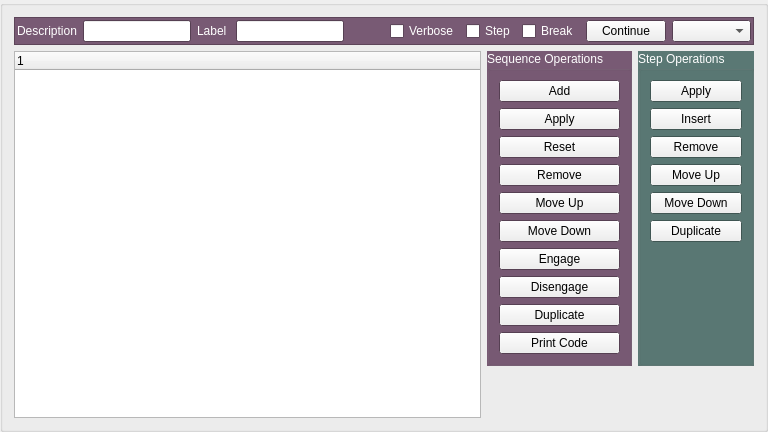
    <widget class="QGroupBox" name="groupBox">
     <property name="title">
      <string/>
     </property>
     <layout class="QGridLayout" name="gridLayout">
      <item row="1" column="1">
       <widget class="QGroupBox" name="groupBox_5">
        <property name="palette">
         <palette>
          <active>
           <colorrole role="WindowText">
            <brush brushstyle="SolidPattern">
             <color alpha="255">
              <red>255</red>
              <green>255</green>
              <blue>255</blue>
             </color>
            </brush>
           </colorrole>
           <colorrole role="Base">
            <brush brushstyle="SolidPattern">
             <color alpha="255">
              <red>255</red>
              <green>255</green>
              <blue>255</blue>
             </color>
            </brush>
           </colorrole>
           <colorrole role="Window">
            <brush brushstyle="SolidPattern">
             <color alpha="255">
              <red>120</red>
              <green>90</green>
              <blue>116</blue>
             </color>
            </brush>
           </colorrole>
          </active>
          <inactive>
           <colorrole role="WindowText">
            <brush brushstyle="SolidPattern">
             <color alpha="255">
              <red>255</red>
              <green>255</green>
              <blue>255</blue>
             </color>
            </brush>
           </colorrole>
           <colorrole role="Base">
            <brush brushstyle="SolidPattern">
             <color alpha="255">
              <red>255</red>
              <green>255</green>
              <blue>255</blue>
             </color>
            </brush>
           </colorrole>
           <colorrole role="Window">
            <brush brushstyle="SolidPattern">
             <color alpha="255">
              <red>120</red>
              <green>90</green>
              <blue>116</blue>
             </color>
            </brush>
           </colorrole>
          </inactive>
          <disabled>
           <colorrole role="WindowText">
            <brush brushstyle="SolidPattern">
             <color alpha="255">
              <red>120</red>
              <green>120</green>
              <blue>120</blue>
             </color>
            </brush>
           </colorrole>
           <colorrole role="Base">
            <brush brushstyle="SolidPattern">
             <color alpha="255">
              <red>120</red>
              <green>90</green>
              <blue>116</blue>
             </color>
            </brush>
           </colorrole>
           <colorrole role="Window">
            <brush brushstyle="SolidPattern">
             <color alpha="255">
              <red>120</red>
              <green>90</green>
              <blue>116</blue>
             </color>
            </brush>
           </colorrole>
          </disabled>
         </palette>
        </property>
        <property name="font">
         <font>
          <weight>50</weight>
          <bold>false</bold>
         </font>
        </property>
        <property name="autoFillBackground">
         <bool>true</bool>
        </property>
        <property name="title">
         <string>Sequence Operations</string>
        </property>
        <layout class="QVBoxLayout" name="verticalLayout_3">
         <item>
          <widget class="QPushButton" name="pushButton_addseq">
           <property name="palette">
            <palette>
             <active>
              <colorrole role="WindowText">
               <brush brushstyle="SolidPattern">
                <color alpha="255">
                 <red>0</red>
                 <green>0</green>
                 <blue>0</blue>
                </color>
               </brush>
              </colorrole>
             </active>
             <inactive>
              <colorrole role="WindowText">
               <brush brushstyle="SolidPattern">
                <color alpha="255">
                 <red>0</red>
                 <green>0</green>
                 <blue>0</blue>
                </color>
               </brush>
              </colorrole>
             </inactive>
             <disabled>
              <colorrole role="WindowText">
               <brush brushstyle="SolidPattern">
                <color alpha="255">
                 <red>120</red>
                 <green>120</green>
                 <blue>120</blue>
                </color>
               </brush>
              </colorrole>
             </disabled>
            </palette>
           </property>
           <property name="font">
            <font>
             <weight>50</weight>
             <bold>false</bold>
            </font>
           </property>
           <property name="text">
            <string>Add</string>
           </property>
          </widget>
         </item>
         <item>
          <widget class="QPushButton" name="pushButton_4">
           <property name="text">
            <string>Apply</string>
           </property>
          </widget>
         </item>
         <item>
          <widget class="QPushButton" name="pushButton_reserseq">
           <property name="palette">
            <palette>
             <active>
              <colorrole role="WindowText">
               <brush brushstyle="SolidPattern">
                <color alpha="255">
                 <red>0</red>
                 <green>0</green>
                 <blue>0</blue>
                </color>
               </brush>
              </colorrole>
             </active>
             <inactive>
              <colorrole role="WindowText">
               <brush brushstyle="SolidPattern">
                <color alpha="255">
                 <red>0</red>
                 <green>0</green>
                 <blue>0</blue>
                </color>
               </brush>
              </colorrole>
             </inactive>
             <disabled>
              <colorrole role="WindowText">
               <brush brushstyle="SolidPattern">
                <color alpha="255">
                 <red>120</red>
                 <green>120</green>
                 <blue>120</blue>
                </color>
               </brush>
              </colorrole>
             </disabled>
            </palette>
           </property>
           <property name="font">
            <font>
             <weight>50</weight>
             <bold>false</bold>
            </font>
           </property>
           <property name="text">
            <string>Reset</string>
           </property>
          </widget>
         </item>
         <item>
          <widget class="QPushButton" name="pushButton_removeseq">
           <property name="palette">
            <palette>
             <active>
              <colorrole role="WindowText">
               <brush brushstyle="SolidPattern">
                <color alpha="255">
                 <red>0</red>
                 <green>0</green>
                 <blue>0</blue>
                </color>
               </brush>
              </colorrole>
             </active>
             <inactive>
              <colorrole role="WindowText">
               <brush brushstyle="SolidPattern">
                <color alpha="255">
                 <red>0</red>
                 <green>0</green>
                 <blue>0</blue>
                </color>
               </brush>
              </colorrole>
             </inactive>
             <disabled>
              <colorrole role="WindowText">
               <brush brushstyle="SolidPattern">
                <color alpha="255">
                 <red>120</red>
                 <green>120</green>
                 <blue>120</blue>
                </color>
               </brush>
              </colorrole>
             </disabled>
            </palette>
           </property>
           <property name="font">
            <font>
             <weight>50</weight>
             <bold>false</bold>
            </font>
           </property>
           <property name="text">
            <string>Remove</string>
           </property>
          </widget>
         </item>
         <item>
          <widget class="QPushButton" name="pushButton_up_sequence">
           <property name="palette">
            <palette>
             <active>
              <colorrole role="WindowText">
               <brush brushstyle="SolidPattern">
                <color alpha="255">
                 <red>0</red>
                 <green>0</green>
                 <blue>0</blue>
                </color>
               </brush>
              </colorrole>
             </active>
             <inactive>
              <colorrole role="WindowText">
               <brush brushstyle="SolidPattern">
                <color alpha="255">
                 <red>0</red>
                 <green>0</green>
                 <blue>0</blue>
                </color>
               </brush>
              </colorrole>
             </inactive>
             <disabled>
              <colorrole role="WindowText">
               <brush brushstyle="SolidPattern">
                <color alpha="255">
                 <red>120</red>
                 <green>120</green>
                 <blue>120</blue>
                </color>
               </brush>
              </colorrole>
             </disabled>
            </palette>
           </property>
           <property name="font">
            <font>
             <weight>50</weight>
             <bold>false</bold>
            </font>
           </property>
           <property name="text">
            <string>Move Up</string>
           </property>
          </widget>
         </item>
         <item>
          <widget class="QPushButton" name="pushButton_down_sequence">
           <property name="palette">
            <palette>
             <active>
              <colorrole role="WindowText">
               <brush brushstyle="SolidPattern">
                <color alpha="255">
                 <red>0</red>
                 <green>0</green>
                 <blue>0</blue>
                </color>
               </brush>
              </colorrole>
             </active>
             <inactive>
              <colorrole role="WindowText">
               <brush brushstyle="SolidPattern">
                <color alpha="255">
                 <red>0</red>
                 <green>0</green>
                 <blue>0</blue>
                </color>
               </brush>
              </colorrole>
             </inactive>
             <disabled>
              <colorrole role="WindowText">
               <brush brushstyle="SolidPattern">
                <color alpha="255">
                 <red>120</red>
                 <green>120</green>
                 <blue>120</blue>
                </color>
               </brush>
              </colorrole>
             </disabled>
            </palette>
           </property>
           <property name="font">
            <font>
             <weight>50</weight>
             <bold>false</bold>
            </font>
           </property>
           <property name="text">
            <string>Move Down</string>
           </property>
          </widget>
         </item>
         <item>
          <widget class="QPushButton" name="pushButton_add_process">
           <property name="palette">
            <palette>
             <active>
              <colorrole role="WindowText">
               <brush brushstyle="SolidPattern">
                <color alpha="255">
                 <red>0</red>
                 <green>0</green>
                 <blue>0</blue>
                </color>
               </brush>
              </colorrole>
             </active>
             <inactive>
              <colorrole role="WindowText">
               <brush brushstyle="SolidPattern">
                <color alpha="255">
                 <red>0</red>
                 <green>0</green>
                 <blue>0</blue>
                </color>
               </brush>
              </colorrole>
             </inactive>
             <disabled>
              <colorrole role="WindowText">
               <brush brushstyle="SolidPattern">
                <color alpha="255">
                 <red>120</red>
                 <green>120</green>
                 <blue>120</blue>
                </color>
               </brush>
              </colorrole>
             </disabled>
            </palette>
           </property>
           <property name="font">
            <font>
             <weight>50</weight>
             <bold>false</bold>
            </font>
           </property>
           <property name="text">
            <string>Engage</string>
           </property>
          </widget>
         </item>
         <item>
          <widget class="QPushButton" name="pushButton_rem_process">
           <property name="palette">
            <palette>
             <active>
              <colorrole role="WindowText">
               <brush brushstyle="SolidPattern">
                <color alpha="255">
                 <red>0</red>
                 <green>0</green>
                 <blue>0</blue>
                </color>
               </brush>
              </colorrole>
             </active>
             <inactive>
              <colorrole role="WindowText">
               <brush brushstyle="SolidPattern">
                <color alpha="255">
                 <red>0</red>
                 <green>0</green>
                 <blue>0</blue>
                </color>
               </brush>
              </colorrole>
             </inactive>
             <disabled>
              <colorrole role="WindowText">
               <brush brushstyle="SolidPattern">
                <color alpha="255">
                 <red>120</red>
                 <green>120</green>
                 <blue>120</blue>
                </color>
               </brush>
              </colorrole>
             </disabled>
            </palette>
           </property>
           <property name="font">
            <font>
             <weight>50</weight>
             <bold>false</bold>
            </font>
           </property>
           <property name="text">
            <string>Disengage</string>
           </property>
          </widget>
         </item>
         <item>
          <widget class="QPushButton" name="pushButton_2">
           <property name="text">
            <string>Duplicate</string>
           </property>
          </widget>
         </item>
         <item>
          <widget class="QPushButton" name="pushButton">
           <property name="text">
            <string>Print Code</string>
           </property>
          </widget>
         </item>
        </layout>
       </widget>
      </item>
      <item row="2" column="1">
       <spacer name="verticalSpacer_3">
        <property name="orientation">
         <enum>Qt::Vertical</enum>
        </property>
        <property name="sizeHint" stdset="0">
         <size>
          <width>20</width>
          <height>40</height>
         </size>
        </property>
       </spacer>
      </item>
      <item row="1" column="0" rowspan="3">
       <widget class="QTreeWidget" name="treeWidget">
        <column>
         <property name="text">
          <string notr="true">1</string>
         </property>
        </column>
       </widget>
      </item>
      <item row="1" column="2">
       <widget class="QGroupBox" name="groupBox_3">
        <property name="palette">
         <palette>
          <active>
           <colorrole role="WindowText">
            <brush brushstyle="SolidPattern">
             <color alpha="255">
              <red>255</red>
              <green>255</green>
              <blue>255</blue>
             </color>
            </brush>
           </colorrole>
           <colorrole role="Base">
            <brush brushstyle="SolidPattern">
             <color alpha="255">
              <red>255</red>
              <green>255</green>
              <blue>255</blue>
             </color>
            </brush>
           </colorrole>
           <colorrole role="Window">
            <brush brushstyle="SolidPattern">
             <color alpha="255">
              <red>90</red>
              <green>120</green>
              <blue>116</blue>
             </color>
            </brush>
           </colorrole>
          </active>
          <inactive>
           <colorrole role="WindowText">
            <brush brushstyle="SolidPattern">
             <color alpha="255">
              <red>255</red>
              <green>255</green>
              <blue>255</blue>
             </color>
            </brush>
           </colorrole>
           <colorrole role="Base">
            <brush brushstyle="SolidPattern">
             <color alpha="255">
              <red>255</red>
              <green>255</green>
              <blue>255</blue>
             </color>
            </brush>
           </colorrole>
           <colorrole role="Window">
            <brush brushstyle="SolidPattern">
             <color alpha="255">
              <red>90</red>
              <green>120</green>
              <blue>116</blue>
             </color>
            </brush>
           </colorrole>
          </inactive>
          <disabled>
           <colorrole role="WindowText">
            <brush brushstyle="SolidPattern">
             <color alpha="255">
              <red>120</red>
              <green>120</green>
              <blue>120</blue>
             </color>
            </brush>
           </colorrole>
           <colorrole role="Base">
            <brush brushstyle="SolidPattern">
             <color alpha="255">
              <red>90</red>
              <green>120</green>
              <blue>116</blue>
             </color>
            </brush>
           </colorrole>
           <colorrole role="Window">
            <brush brushstyle="SolidPattern">
             <color alpha="255">
              <red>90</red>
              <green>120</green>
              <blue>116</blue>
             </color>
            </brush>
           </colorrole>
          </disabled>
         </palette>
        </property>
        <property name="font">
         <font>
          <weight>50</weight>
          <bold>false</bold>
         </font>
        </property>
        <property name="autoFillBackground">
         <bool>true</bool>
        </property>
        <property name="title">
         <string>Step Operations</string>
        </property>
        <layout class="QVBoxLayout" name="verticalLayout_2">
         <item>
          <widget class="QPushButton" name="pushButton_edit">
           <property name="palette">
            <palette>
             <active>
              <colorrole role="WindowText">
               <brush brushstyle="SolidPattern">
                <color alpha="255">
                 <red>0</red>
                 <green>0</green>
                 <blue>0</blue>
                </color>
               </brush>
              </colorrole>
             </active>
             <inactive>
              <colorrole role="WindowText">
               <brush brushstyle="SolidPattern">
                <color alpha="255">
                 <red>0</red>
                 <green>0</green>
                 <blue>0</blue>
                </color>
               </brush>
              </colorrole>
             </inactive>
             <disabled>
              <colorrole role="WindowText">
               <brush brushstyle="SolidPattern">
                <color alpha="255">
                 <red>120</red>
                 <green>120</green>
                 <blue>120</blue>
                </color>
               </brush>
              </colorrole>
             </disabled>
            </palette>
           </property>
           <property name="font">
            <font>
             <weight>50</weight>
             <bold>false</bold>
            </font>
           </property>
           <property name="text">
            <string>Apply</string>
           </property>
          </widget>
         </item>
         <item>
          <widget class="QPushButton" name="pushButton_insert">
           <property name="palette">
            <palette>
             <active>
              <colorrole role="WindowText">
               <brush brushstyle="SolidPattern">
                <color alpha="255">
                 <red>0</red>
                 <green>0</green>
                 <blue>0</blue>
                </color>
               </brush>
              </colorrole>
             </active>
             <inactive>
              <colorrole role="WindowText">
               <brush brushstyle="SolidPattern">
                <color alpha="255">
                 <red>0</red>
                 <green>0</green>
                 <blue>0</blue>
                </color>
               </brush>
              </colorrole>
             </inactive>
             <disabled>
              <colorrole role="WindowText">
               <brush brushstyle="SolidPattern">
                <color alpha="255">
                 <red>120</red>
                 <green>120</green>
                 <blue>120</blue>
                </color>
               </brush>
              </colorrole>
             </disabled>
            </palette>
           </property>
           <property name="font">
            <font>
             <weight>50</weight>
             <bold>false</bold>
            </font>
           </property>
           <property name="text">
            <string>Insert</string>
           </property>
          </widget>
         </item>
         <item>
          <widget class="QPushButton" name="pushButton_remove">
           <property name="palette">
            <palette>
             <active>
              <colorrole role="WindowText">
               <brush brushstyle="SolidPattern">
                <color alpha="255">
                 <red>0</red>
                 <green>0</green>
                 <blue>0</blue>
                </color>
               </brush>
              </colorrole>
             </active>
             <inactive>
              <colorrole role="WindowText">
               <brush brushstyle="SolidPattern">
                <color alpha="255">
                 <red>0</red>
                 <green>0</green>
                 <blue>0</blue>
                </color>
               </brush>
              </colorrole>
             </inactive>
             <disabled>
              <colorrole role="WindowText">
               <brush brushstyle="SolidPattern">
                <color alpha="255">
                 <red>120</red>
                 <green>120</green>
                 <blue>120</blue>
                </color>
               </brush>
              </colorrole>
             </disabled>
            </palette>
           </property>
           <property name="font">
            <font>
             <weight>50</weight>
             <bold>false</bold>
            </font>
           </property>
           <property name="text">
            <string>Remove</string>
           </property>
          </widget>
         </item>
         <item>
          <widget class="QPushButton" name="pushButton_up">
           <property name="palette">
            <palette>
             <active>
              <colorrole role="WindowText">
               <brush brushstyle="SolidPattern">
                <color alpha="255">
                 <red>0</red>
                 <green>0</green>
                 <blue>0</blue>
                </color>
               </brush>
              </colorrole>
             </active>
             <inactive>
              <colorrole role="WindowText">
               <brush brushstyle="SolidPattern">
                <color alpha="255">
                 <red>0</red>
                 <green>0</green>
                 <blue>0</blue>
                </color>
               </brush>
              </colorrole>
             </inactive>
             <disabled>
              <colorrole role="WindowText">
               <brush brushstyle="SolidPattern">
                <color alpha="255">
                 <red>120</red>
                 <green>120</green>
                 <blue>120</blue>
                </color>
               </brush>
              </colorrole>
             </disabled>
            </palette>
           </property>
           <property name="font">
            <font>
             <weight>50</weight>
             <bold>false</bold>
            </font>
           </property>
           <property name="text">
            <string>Move Up</string>
           </property>
          </widget>
         </item>
         <item>
          <widget class="QPushButton" name="pushButton_down">
           <property name="palette">
            <palette>
             <active>
              <colorrole role="WindowText">
               <brush brushstyle="SolidPattern">
                <color alpha="255">
                 <red>0</red>
                 <green>0</green>
                 <blue>0</blue>
                </color>
               </brush>
              </colorrole>
             </active>
             <inactive>
              <colorrole role="WindowText">
               <brush brushstyle="SolidPattern">
                <color alpha="255">
                 <red>0</red>
                 <green>0</green>
                 <blue>0</blue>
                </color>
               </brush>
              </colorrole>
             </inactive>
             <disabled>
              <colorrole role="WindowText">
               <brush brushstyle="SolidPattern">
                <color alpha="255">
                 <red>120</red>
                 <green>120</green>
                 <blue>120</blue>
                </color>
               </brush>
              </colorrole>
             </disabled>
            </palette>
           </property>
           <property name="font">
            <font>
             <weight>50</weight>
             <bold>false</bold>
            </font>
           </property>
           <property name="text">
            <string>Move Down</string>
           </property>
          </widget>
         </item>
         <item>
          <widget class="QPushButton" name="pushButton_3">
           <property name="text">
            <string>Duplicate</string>
           </property>
          </widget>
         </item>
         <item>
          <spacer name="verticalSpacer">
           <property name="orientation">
            <enum>Qt::Vertical</enum>
           </property>
           <property name="sizeHint" stdset="0">
            <size>
             <width>20</width>
             <height>40</height>
            </size>
           </property>
          </spacer>
         </item>
        </layout>
       </widget>
      </item>
      <item row="0" column="0" colspan="3">
       <widget class="QFrame" name="frame">
        <property name="palette">
         <palette>
          <active>
           <colorrole role="WindowText">
            <brush brushstyle="SolidPattern">
             <color alpha="255">
              <red>255</red>
              <green>255</green>
              <blue>255</blue>
             </color>
            </brush>
           </colorrole>
           <colorrole role="Base">
            <brush brushstyle="SolidPattern">
             <color alpha="255">
              <red>255</red>
              <green>255</green>
              <blue>255</blue>
             </color>
            </brush>
           </colorrole>
           <colorrole role="Window">
            <brush brushstyle="SolidPattern">
             <color alpha="255">
              <red>120</red>
              <green>90</green>
              <blue>116</blue>
             </color>
            </brush>
           </colorrole>
          </active>
          <inactive>
           <colorrole role="WindowText">
            <brush brushstyle="SolidPattern">
             <color alpha="255">
              <red>255</red>
              <green>255</green>
              <blue>255</blue>
             </color>
            </brush>
           </colorrole>
           <colorrole role="Base">
            <brush brushstyle="SolidPattern">
             <color alpha="255">
              <red>255</red>
              <green>255</green>
              <blue>255</blue>
             </color>
            </brush>
           </colorrole>
           <colorrole role="Window">
            <brush brushstyle="SolidPattern">
             <color alpha="255">
              <red>120</red>
              <green>90</green>
              <blue>116</blue>
             </color>
            </brush>
           </colorrole>
          </inactive>
          <disabled>
           <colorrole role="WindowText">
            <brush brushstyle="SolidPattern">
             <color alpha="255">
              <red>120</red>
              <green>120</green>
              <blue>120</blue>
             </color>
            </brush>
           </colorrole>
           <colorrole role="Base">
            <brush brushstyle="SolidPattern">
             <color alpha="255">
              <red>120</red>
              <green>90</green>
              <blue>116</blue>
             </color>
            </brush>
           </colorrole>
           <colorrole role="Window">
            <brush brushstyle="SolidPattern">
             <color alpha="255">
              <red>120</red>
              <green>90</green>
              <blue>116</blue>
             </color>
            </brush>
           </colorrole>
          </disabled>
         </palette>
        </property>
        <property name="font">
         <font>
          <weight>75</weight>
          <bold>true</bold>
         </font>
        </property>
        <property name="autoFillBackground">
         <bool>true</bool>
        </property>
        <property name="frameShape">
         <enum>QFrame::StyledPanel</enum>
        </property>
        <property name="frameShadow">
         <enum>QFrame::Raised</enum>
        </property>
        <layout class="QHBoxLayout" name="horizontalLayout_2">
         <property name="leftMargin">
          <number>2</number>
         </property>
         <property name="topMargin">
          <number>2</number>
         </property>
         <property name="rightMargin">
          <number>2</number>
         </property>
         <property name="bottomMargin">
          <number>2</number>
         </property>
         <item>
          <widget class="QLabel" name="label_9">
           <property name="font">
            <font>
             <weight>50</weight>
             <bold>false</bold>
            </font>
           </property>
           <property name="text">
            <string>Description</string>
           </property>
          </widget>
         </item>
         <item>
          <widget class="QLineEdit" name="lineEdit_sequencename">
           <property name="palette">
            <palette>
             <active>
              <colorrole role="WindowText">
               <brush brushstyle="SolidPattern">
                <color alpha="255">
                 <red>0</red>
                 <green>0</green>
                 <blue>0</blue>
                </color>
               </brush>
              </colorrole>
             </active>
             <inactive>
              <colorrole role="WindowText">
               <brush brushstyle="SolidPattern">
                <color alpha="255">
                 <red>0</red>
                 <green>0</green>
                 <blue>0</blue>
                </color>
               </brush>
              </colorrole>
             </inactive>
             <disabled>
              <colorrole role="WindowText">
               <brush brushstyle="SolidPattern">
                <color alpha="255">
                 <red>120</red>
                 <green>120</green>
                 <blue>120</blue>
                </color>
               </brush>
              </colorrole>
             </disabled>
            </palette>
           </property>
           <property name="font">
            <font>
             <weight>50</weight>
             <bold>false</bold>
            </font>
           </property>
          </widget>
         </item>
         <item>
          <widget class="QLabel" name="label_13">
           <property name="font">
            <font>
             <weight>50</weight>
             <bold>false</bold>
            </font>
           </property>
           <property name="text">
            <string>Label </string>
           </property>
          </widget>
         </item>
         <item>
          <widget class="QLineEdit" name="lineEdit_sequencelabel">
           <property name="font">
            <font>
             <weight>50</weight>
             <bold>false</bold>
            </font>
           </property>
          </widget>
         </item>
         <item>
          <spacer name="horizontalSpacer_3">
           <property name="orientation">
            <enum>Qt::Horizontal</enum>
           </property>
           <property name="sizeHint" stdset="0">
            <size>
             <width>40</width>
             <height>20</height>
            </size>
           </property>
          </spacer>
         </item>
         <item>
          <widget class="QCheckBox" name="checkBox_debug_sequencer">
           <property name="font">
            <font>
             <weight>50</weight>
             <bold>false</bold>
            </font>
           </property>
           <property name="text">
            <string>Verbose</string>
           </property>
          </widget>
         </item>
         <item>
          <widget class="QCheckBox" name="checkBox_step">
           <property name="font">
            <font>
             <weight>50</weight>
             <bold>false</bold>
            </font>
           </property>
           <property name="text">
            <string>Step</string>
           </property>
          </widget>
         </item>
         <item>
          <widget class="QCheckBox" name="checkBox_break">
           <property name="font">
            <font>
             <weight>50</weight>
             <bold>false</bold>
            </font>
           </property>
           <property name="text">
            <string>Break</string>
           </property>
          </widget>
         </item>
         <item>
          <widget class="QPushButton" name="pushButton_6">
           <property name="font">
            <font>
             <weight>50</weight>
             <bold>false</bold>
            </font>
           </property>
           <property name="text">
            <string>Continue</string>
           </property>
          </widget>
         </item>
         <item>
          <widget class="QComboBox" name="comboBox_run_mode"/>
         </item>
        </layout>
       </widget>
      </item>
     </layout>
    </widget>
